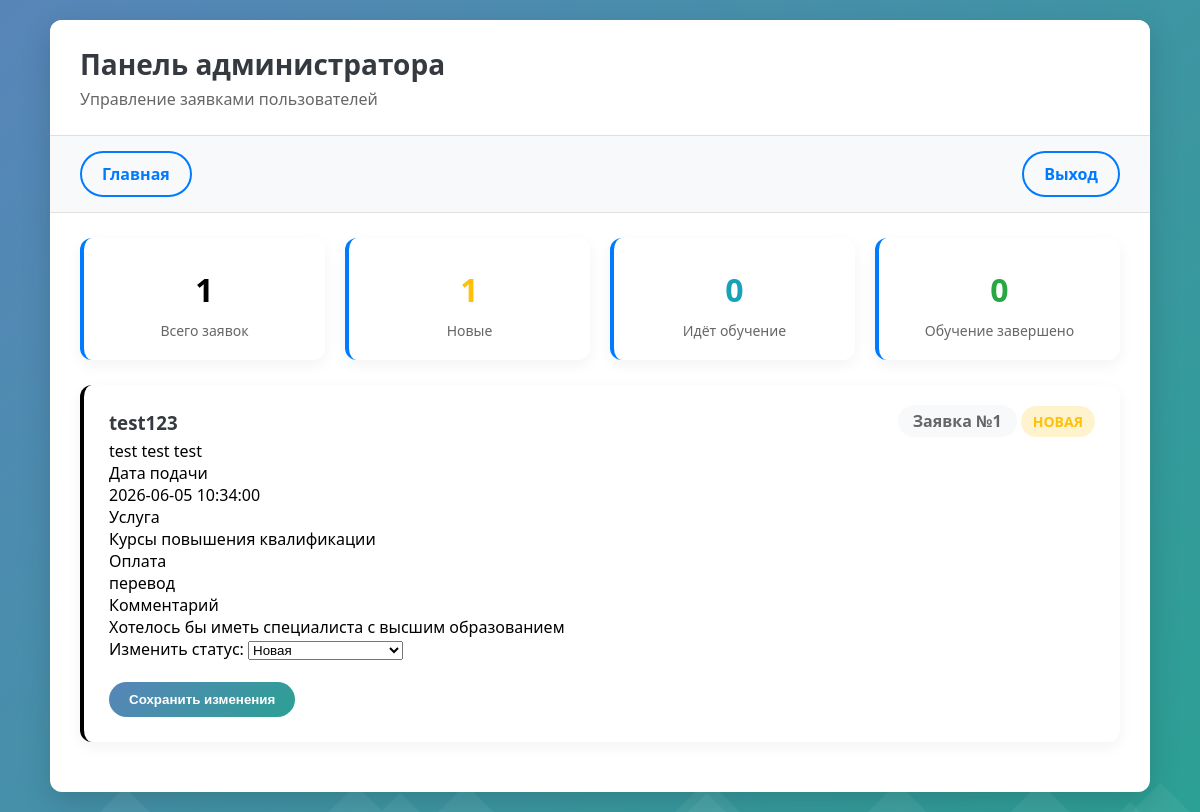
/admin.php (signed in), run on the app's committed database.
### tables this page shows
CREATE TABLE `request` (
  `id` int NOT NULL,
  `user_id` int NOT NULL,
  `date` datetime NOT NULL,
  `status` varchar(50) DEFAULT 'Новая',
  `curses` varchar(255) NOT NULL,
  `payment` text NOT NULL,
  `review` text
);

CREATE TABLE `users` (
  `id` int NOT NULL,
  `fullname` text NOT NULL,
  `phone` varchar(256) NOT NULL,
  `email` varchar(256) NOT NULL,
  `login` varchar(256) NOT NULL,
  `password` varchar(256) NOT NULL,
  `is_admin` tinyint(1) DEFAULT '0',
  `created_at` timestamp NOT NULL DEFAULT CURRENT_TIMESTAMP,
  `review` text
);

### admin.php (the view, shortened to what this page needs)
<?php
include('db.php');
$page = (int)($_GET['page'] ?? 1);
$limit = 10;
$offset = ($page - 1) * $limit;
$query = $con->query("
    SELECT request.*, users.login, users.fullname,
           COUNT(*) OVER() as total_count
    FROM request
    INNER JOIN users ON request.user_id = users.id
    ORDER BY request.date DESC
    LIMIT $limit OFFSET $offset
");
$stats_query = $con->query("
    SELECT
        COUNT(*) as total,
        SUM(CASE WHEN status = 'Новая' THEN 1 ELSE 0 END) as new_requests,
        SUM(CASE WHEN status = 'Идет обучение' THEN 1 ELSE 0 END) as in_progress,
        SUM(CASE WHEN status = 'Обучение завершено' THEN 1 ELSE 0 END) as completed
    FROM request
");
$stats = $stats_query->fetch_assoc();
?>
<!DOCTYPE html>
<html lang="ru">
<head>
    <link href="https://cdnjs.cloudflare.com/ajax/libs/font-awesome/6.0.0/css/all.min.css" rel="stylesheet">
</head>
<body>
    <div class="container">
        <div class="header">
            <h1>Панель администратора</h1>
            <p class="subtitle">Управление заявками пользователей</p>
        </div>
        <div class="nav-bar">
            <a href="index.php" class="btn btn-outline">
                Главная
            </a>
            <a href="?logout=1" class="btn btn-outline" onclick="return confirm('Выйти из аккаунта?')">
                Выход
            </a>
        </div>
        <div class="stats-grid">
            <div class="stat-card">
                <div class="stat-number"><?= $stats['total'] ?></div>
                <div class="stat-label">Всего заявок</div>
            </div>
            <div class="stat-card">
                <div class="stat-number" style="color: var(--warning);"><?= $stats['new_requests'] ?></div>
                <div class="stat-label">Новые</div>
            </div>
            <div class="stat-card">
                <div
                                <div class="stat-number" style="color: var(--info);"><?= $stats['in_progress'] ?></div>
                <div class="stat-label">Идёт обучение</div>
            </div>
            <div class="stat-card">
                <div class="stat-number" style="color: var(--success);"><?= $stats['completed'] ?></div>
                <div class="stat-label">Обучение завершено</div>
            </div>
        </div>
        <div class="requests-container">
            <?php
            if ($query->num_rows === 0) {
            ?>
                <div class="empty-state">
                    <i class="fas fa-inbox"></i>
                    <h3>Заявок пока нет</h3>
                    <p>Когда пользователи оставят заявки, они появятся здесь</p>
                </div>
            <?php } else {
                while ($request = $query->fetch_assoc()) {
            $status_class = match($request['status']) {
                'Новая' => 'status-new',
                'Идет обучение' => 'status-in-progress',
                'Обучение завершено' => 'status-completed',
                default => 'status-new'
            };
            ?>
                <div class="request-item <?= $status_class ?>">
                    <div class="request-header">
                        <div class="user-info">
                            <h3><?= htmlspecialchars($request['login']) ?></h3>
                            <p><?= htmlspecialchars($request['fullname']) ?></p>
                        </div>
                        <div>
                            <span class="request-id">Заявка №<?= htmlspecialchars($request['id']) ?></span>
                            <span class="status-badge <?= $status_class ?>"><?= htmlspecialchars($request['status']) ?></span>
                        </div>
                    </div>
                    <div class="request-details">
                <div class="detail-item">
                    <div class="detail-label">Дата подачи</div>
            <div class="detail-value"><?= htmlspecialchars($request['date']) ?></div>
                </div>
                <div class="detail-item">
            <div class="detail-label">Услуга</div>
            <div class="detail-value"><?= htmlspecialchars($request['curses'] ?? '—') ?></div>
                </div>
                <div class="detail-item">
            <div class="detail-label">Оплата</div>
            <div class="detail-value"><?= htmlspecialchars($request['payment'] ?? '—') ?></div>
                </div>
                <div class="detail-item">
            <div class="detail-label">Комментарий</div>
            <div class="detail-value"><?= htmlspecialchars($request['review'] ?? '—') ?></div>
                </div>
            </div>
            <div class="status-form">
                <form method="POST" class="status-update-form">
            <div class="form-group">
                <label class="form-label" for="status_<?= $request['id'] ?>">
                Изменить статус:
                </label>
                <select name="status" id="status_<?= $request['id'] ?>" class="form-select">
                    <option value="Новая" <?= $request['status'] == 'Новая' ? 'selected' : '' ?>>
                        Новая
                    </option>
                </select>
            </div>
<br>
            <button type="submit" class="btn btn-save">
                Сохранить изменения
            </button>
                </form>
            </div>
        </div>
    <?php
        }
    }
    ?>
        </div>
    </div>
</body>
</html>

### admin.php (style rules this page uses)
:root { --primary: #007bff; --primary-dark: #0d47a1; --success: #28a745; --warning: #ffc107; --info: #17a2b8; --light: #f8f9fa; --dark: #343a40; --border-radius: 12px; --shadow: 0 10px 30px rgba(0,0,0,0.15); --blue1: #5885b9; --blue2: #2ca094; }
* { margin: 0; padding: 0; box-sizing: border-box; }
body { font-family: 'Segoe UI', Tahoma, Geneva, Verdana, sans-serif; background: linear-gradient(135deg, var(--blue1) 0%, var(--blue2) 100%); min-height: 100vh; padding: 20px; }
.container { max-width: 1100px; margin: 0 auto; background: #fff; border-radius: var(--border-radius); box-shadow: var(--shadow); overflow: hidden; }
.header { background: white; padding: 25px 30px; border-bottom: 1px solid #e0e0e0; }
.header h1 { color: var(--dark); font-size: 28px; margin-bottom: 5px; }
.subtitle { color: #666; font-size: 16px; }
.nav-bar { display: flex; justify-content: space-between; align-items: center; padding: 15px 30px; background: var(--light); border-bottom: 1px solid #e0e0e0; }
.btn { padding: 10px 20px; border-radius: 50px; text-decoration: none; font-weight: 600; transition: 0.3s; display: inline-block; background: linear-gradient(135deg, var(--blue1) 0%, var(--blue2) 100%); color: white; border: none; }
.btn-outline { background: transparent; color: var(--primary); border: 2px solid var(--primary); }
.stats-grid { display: grid; grid-template-columns: repeat(auto-fit, minmax(220px, 1fr)); gap: 20px; padding: 25px 30px; }
.stat-card { background: white; padding: 20px; border-radius: var(--border-radius); text-align: center; box-shadow: 0 5px 15px rgba(0,0,0,0.05); border-left: 4px solid var(--primary); }
.stat-number { font-size: 32px; font-weight: bold; margin: 10px 0; }
.stat-label { color: #666; font-size: 14px; }
.requests-container { padding: 0 30px 30px; }
.request-item { background: white; border-radius: var(--border-radius); padding: 25px; margin-bottom: 20px; box-shadow: 0 5px 15px rgba(0,0,0,0.05); border-left: 4px solid; }

### data on the page
request: user.login "test123", user.fullname "test test test", id "1", status "НОВАЯ", date "2026-06-05 10:34:00", curses "Курсы повышения квалификации", payment "перевод", review "Хотелось бы иметь специалиста с высшим образованием", status "Новая"

### other printed values
$stats['total'] "1"
$stats['new_requests'] "1"
$stats['in_progress'] "0"
$stats['completed'] "0"
